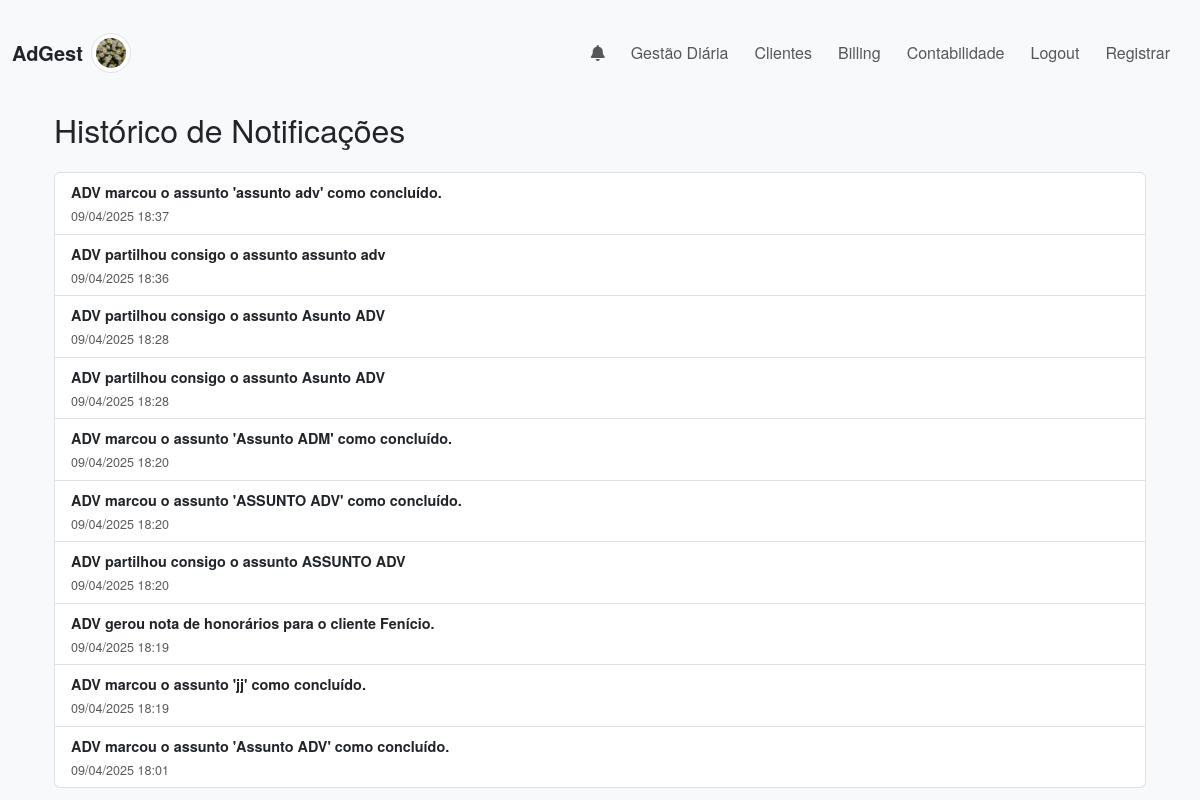
/notifications/historico (signed in), run on an earlier commit of the app's database.
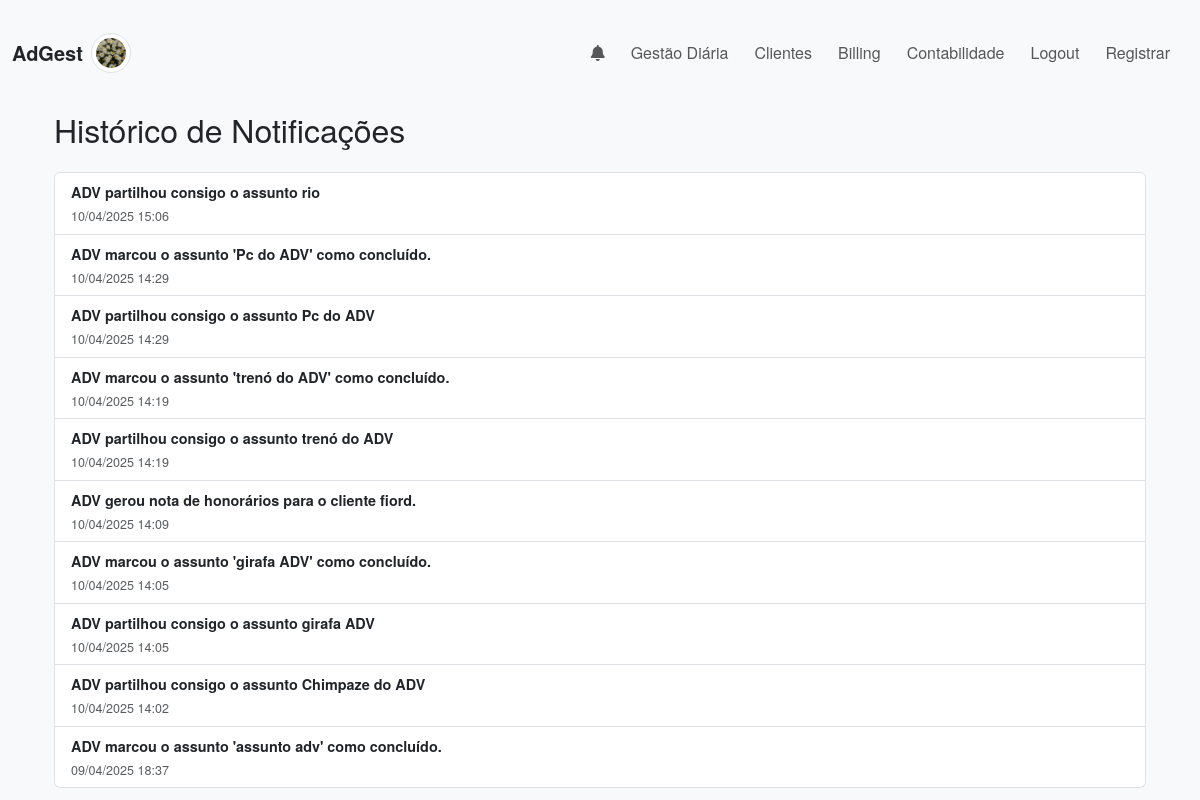
And on a later commit of the database.
### app/models.py (models this page shows, shortened)
class Notification(db.Model):
    __tablename__ = 'notifications'
    id = db.Column(db.Integer, primary_key=True)
    user_id = db.Column(db.Integer, db.ForeignKey('users.id'), nullable=False)
    type = db.Column(db.String(50), nullable=False)
    message = db.Column(db.Text, nullable=False)
    link = db.Column(db.String(255), nullable=True)
    is_read = db.Column(db.Boolean, default=False)
    timestamp = db.Column(db.DateTime, default=datetime.utcnow)
    extra_data = db.Column(db.Text, nullable=True)
    @property
    def extra(self):
        try:
            return json.loads(self.extra_data) if self.extra_data else {}
        except Exception:
            return {}

### app/routes.py (the view, shortened to what this page needs)
@main.route('/notifications/historico')
@login_required
def notifications_historico():
    page = request.args.get('page', 1, type=int)
    per_page = 10  # Defina quantas notificações serão exibidas por página
    pagination = Notification.query.filter_by(
        user_id=current_user.id,
        is_read=True
    ).order_by(Notification.timestamp.desc()).paginate(page=page, per_page=per_page, error_out=False)
    notifications = pagination.items
    return render_template('notifications_historico.html', notifications=notifications)

### app/routes.py (called while the page is built)
@main.context_processor
def inject_notifications():
    if current_user.is_authenticated:
        notifs_nao_lidas = Notification.query.filter_by(
            user_id=current_user.id, is_read=False
        ).order_by(Notification.timestamp.desc()).all()
        unread = len(notifs_nao_lidas)
        return dict(notifications=notifs_nao_lidas, unread_count=unread)
    return dict(notifications=[], unread_count=0)

### app/templates/notifications_historico.html (shortened to what this page needs)
{% extends "base.html" %}
{% block content %}
<div class="container" id="notifications-container">
  <h2 class="my-4">Histórico de Notificações</h2>
  {% if notifications %}
    <ul id="notifications-list" class="list-group">
      {% for notif in notifications %}
        <li class="list-group-item">
          <strong>{{ notif.message }}</strong>
          <br><small class="text-muted">{{ notif.timestamp.strftime('%d/%m/%Y %H:%M') }}</small>
        </li>
      {% endfor %}
    </ul>
  {% else %}
    <p id="no-notifications">Nenhuma notificação lida ainda.</p>
    <ul id="notifications-list" class="list-group"></ul>
  {% endif %}
</div>
{% endblock %}

What changed in the data, as far as the page shows it:
no longer on this page (row unchanged): Notification: message "ADV partilhou consigo o assunto assunto adv", timestamp "09/04/2025 18:36"
no longer on this page (row unchanged): Notification: message "ADV partilhou consigo o assunto Asunto ADV", timestamp "09/04/2025 18:28"
no longer on this page (row unchanged): Notification: message "ADV partilhou consigo o assunto Asunto ADV", timestamp "09/04/2025 18:28"
no longer on this page (row unchanged): Notification: message "ADV marcou o assunto 'Assunto ADM' como concluído.", timestamp "09/04/2025 18:20"
no longer on this page (row unchanged): Notification: message "ADV marcou o assunto 'ASSUNTO ADV' como concluído.", timestamp "09/04/2025 18:20"
no longer on this page (row unchanged): Notification: message "ADV partilhou consigo o assunto ASSUNTO ADV", timestamp "09/04/2025 18:20"
no longer on this page (row unchanged): Notification: message "ADV gerou nota de honorários para o cliente Fenício.", timestamp "09/04/2025 18:19"
no longer on this page (row unchanged): Notification: message "ADV marcou o assunto 'jj' como concluído.", timestamp "09/04/2025 18:19"
no longer on this page (row unchanged): Notification: message "ADV marcou o assunto 'Assunto ADV' como concluído.", timestamp "09/04/2025 18:01"
added Notification: message "ADV partilhou consigo o assunto rio", timestamp "10/04/2025 15:06"
added Notification: message "ADV marcou o assunto 'Pc do ADV' como concluído.", timestamp "10/04/2025 14:29"
added Notification: message "ADV partilhou consigo o assunto Pc do ADV", timestamp "10/04/2025 14:29"
added Notification: message "ADV marcou o assunto 'trenó do ADV' como concluído.", timestamp "10/04/2025 14:19"
added Notification: message "ADV partilhou consigo o assunto trenó do ADV", timestamp "10/04/2025 14:19"
added Notification: message "ADV gerou nota de honorários para o cliente fiord.", timestamp "10/04/2025 14:09"
added Notification: message "ADV marcou o assunto 'girafa ADV' como concluído.", timestamp "10/04/2025 14:05"
added Notification: message "ADV partilhou consigo o assunto girafa ADV", timestamp "10/04/2025 14:05"
added Notification: message "ADV partilhou consigo o assunto Chimpaze do ADV", timestamp "10/04/2025 14:02"
